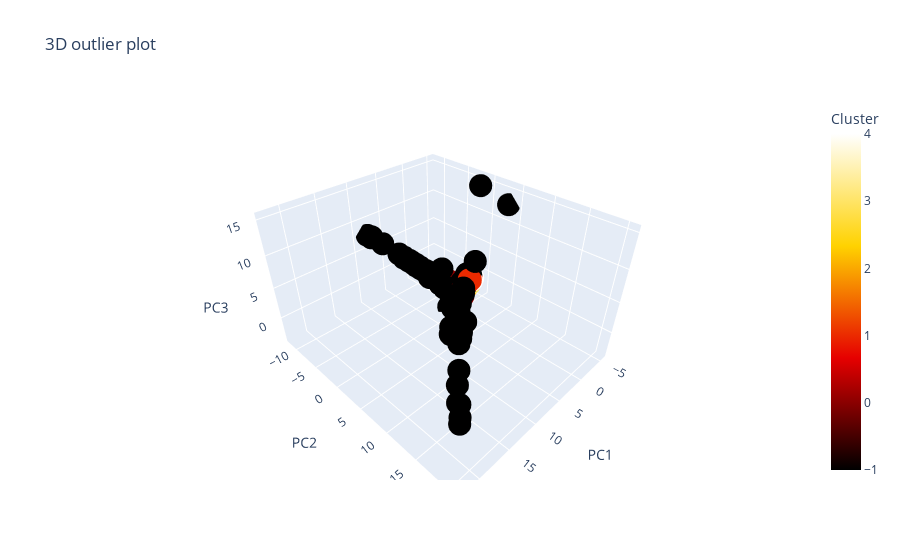

The notebook cell this image was saved under:
### Code cell
# plot using 3D PCA
pca = PCA(n_components=3, random_state=22, svd_solver='full') 
data_encoded_pca = pca.fit_transform(data_encoded)

# DataFrame untuk plot
df_plot = pd.DataFrame(data_encoded_pca, columns=['PC1', 'PC2', 'PC3'])
df_plot['Cluster'] = model

fig = px.scatter_3d(data_frame=df_plot, x='PC1', y='PC2', z='PC3',
            color='Cluster', color_continuous_scale=px.colors.sequential.Hot, title='3D outlier plot')
fig.show();

### Figure 1 — Plotly figure (JSON) as saved in the notebook; plotly's stock layout.template omitted (floating-point values rounded to 4 significant figures; data arrays with more than 128 entries replaced by an {"elided": "..."} marker saying what was removed)
{"data": [{"hovertemplate": "PC1=%{x}<br>PC2=%{y}<br>PC3=%{z}<br>Cluster=%{marker.color}<extra></extra>", "legendgroup": "", "marker": {"color": {"elided": "10202 int values"}, "coloraxis": "coloraxis", "symbol": "circle"}, "mode": "markers", "name": "", "scene": "scene", "showlegend": false, "type": "scatter3d", "x": {"elided": "10202 float values"}, "y": {"elided": "10202 float values"}, "z": {"elided": "10202 float values"}}], "layout": {"coloraxis": {"colorbar": {"title": {"text": "Cluster"}}, "colorscale": [[0, "rgb(0,0,0)"], [0.3333, "rgb(230,0,0)"], [0.6667, "rgb(255,210,0)"], [1, "rgb(255,255,255)"]]}, "legend": {"tracegroupgap": 0}, "scene": {"domain": {"x": [0, 1], "y": [0, 1]}, "xaxis": {"title": {"text": "PC1"}}, "yaxis": {"title": {"text": "PC2"}}, "zaxis": {"title": {"text": "PC3"}}}, "title": {"text": "3D outlier plot"}}}
